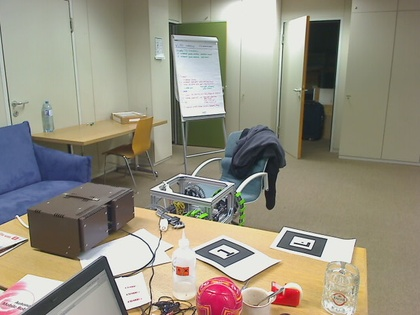
%> input picture images/Image.jpg, 420 x 315 px, shrunk from 640 x 480 before the run
$ octave main.m   (GNU Octave 9; MATLAB toolbox functions it lacks are replaced by stand-ins)
%> lines starting %> are read from the running program, lines starting %| are printed output that depends on the picture
### harrisCorner.m
function [R] = harrisCorner(img,param)
   % Normalizing image
   I = double(img);
   I = I / max(I(:));

   % Defining kernels
   kernelWidth = round(param.sigma1*3)*2+1;
   smoothKernel = fspecial('gaussian',[kernelWidth,kernelWidth],param.sigma2);
   kerHor = [1 1 1;0 0 0;-1 -1 -1];
   kerVer = [1 0 -1;0 0 0;1 0 -1];

   % First derivatives
   Ix = conv2(I,kerVer,'same');
   Iy = conv2(I,kerHor,'same');

   % Second degree derivatives
   Ixx = Ix.^2;
   Iyy = Iy.^2;
   Ixy = Ix.*Iy;

   % Applying smoothing filter
   Gxx = conv2(Ixx,smoothKernel,'same');
   Gyy = conv2(Iyy,smoothKernel,'same');
   Gxy = conv2(Ixy,smoothKernel,'same');

   % Calculate R matrix
   R = ((Gxx.*Gyy) - (Gxy.^2)) - param.alpha * (Gxx+Gyy).^2;
end

### anms.m
function [x,y,rMax] = anms(R,numPts)
[H,W] = size(R);
rMat = zeros(H,W);
for i = 1:H
    for j = 1:W
        for r = 1:min(H,W)
            if(R(i,j) == 0)
                rMat(i,j) = 1;
                break;
            elseif(any(R(max(i-r,1):min(i+r,H),max(j-r,1))>R(i,j))>0||...
                    any(R(max(i-r,1):min(i+r,H),min(j+r,W))>R(i,j)))>0||...
                    any(R(max(i-r,1),max(j-r,1):min(j+r,W))>R(i,j))>0||...
                    any(R(min(i+r,H),max(j-r,1):min(j+r,W))>R(i,j))>0
                rMat(i,j) = r;
                break;
            end
        end
    end
end

[x,y] = meshgrid(1:W,1:H);
mat = [x(:),y(:),rMat(:)];
[~,idx] = sort(mat(:,3),'descend');
sortedMat = mat(idx,:);
x = sortedMat(1:numPts,1);
y = sortedMat(1:numPts,2);
rMax = sortedMat(1:numPts,3);
end

### main.m
% Define hyper parameters
imgParam.sigma1 = 10;
imgParam.sigma2 = 2;
imgThreshold = 0.2;
imgParam.alpha = 0.04;
img = imread('images/image.jpg');
%> img is the input picture: size 315x420x3 uint8; mean R, G, B 149, 144.3, 129
imgGray = rgb2gray(img);
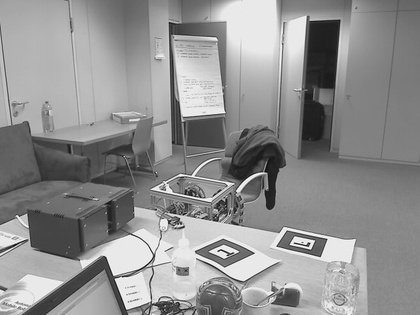
%> imgGray: size 315x420 uint8; min 10, max 255, mean 144
RImg = harrisCorner(imgGray,imgParam);
%> in harrisCorner, `Iyy = Iy.^2;`:
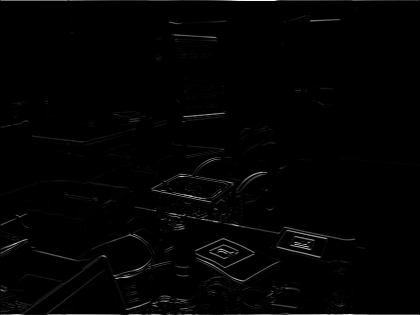
%> Iyy: size 315x420 double; min 0, max 7.71, mean 0.0915; drawn with min black and max white
%> in harrisCorner, `Ixy = Ix.*Iy;`:
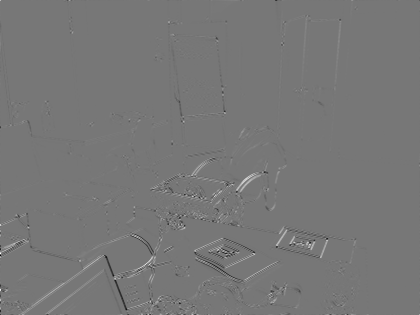
%> Ixy: size 315x420 double; min -1.34, max 1.52, mean 0.00158; drawn with min black and max white
%> in harrisCorner, `Gxx = conv2(Ixx,smoothKernel,'same');`:
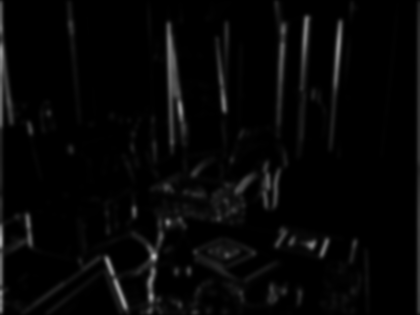
%> Gxx: size 315x420 double; min 2.68e-15, max 0.7, mean 0.0279
%> in harrisCorner, `Gyy = conv2(Iyy,smoothKernel,'same');`:
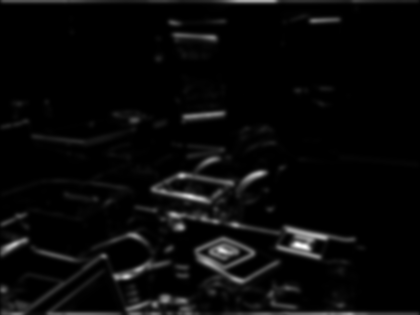
%> Gyy: size 315x420 double; min 5.67e-15, max 2.23, mean 0.0838; drawn with min black and max white
%> in harrisCorner, `R = ((Gxx.*Gyy) - (Gxy.^2)) - param.alpha * (Gxx+Gyy).^2;`:
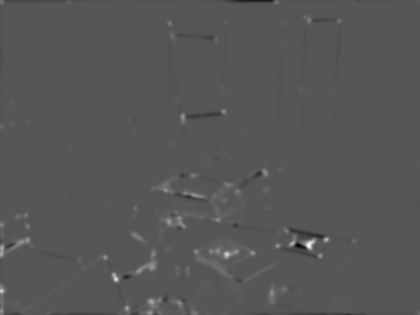
%> R: size 315x420 double; min -0.139, max 0.272, mean 0.00124; drawn with min black and max white
[xImg,yImg,rMaxImg] = anms(RImg,10);
%> in anms, `x = sortedMat(1:numPts,1);`: x = [117; 2; 2; 183; 310; 2; 170; 227; 419; 419]
%> in anms, `y = sortedMat(1:numPts,2);`: y = [280; 2; 291; 117; 21; 127; 24; 255; 2; 165]
%> in anms, `rMax = sortedMat(1:numPts,3);`: rMax = [191; 168; 114; 104; 90; 88; 87; 81; 77; 73]
%> xImg = [117; 2; 2; 183; 310; 2; 170; 227; 419; 419]; yImg = [280; 2; 291; 117; 21; 127; 24; 255; 2; 165]; rMaxImg = [191; 168; 114; 104; 90; 88; 87; 81; 77; 73]
imshow(img);
hold on;
plot(xImg(:),yImg,'rx');
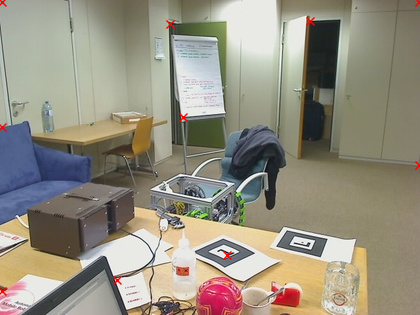
%> figure redrawn from the program's plot data
